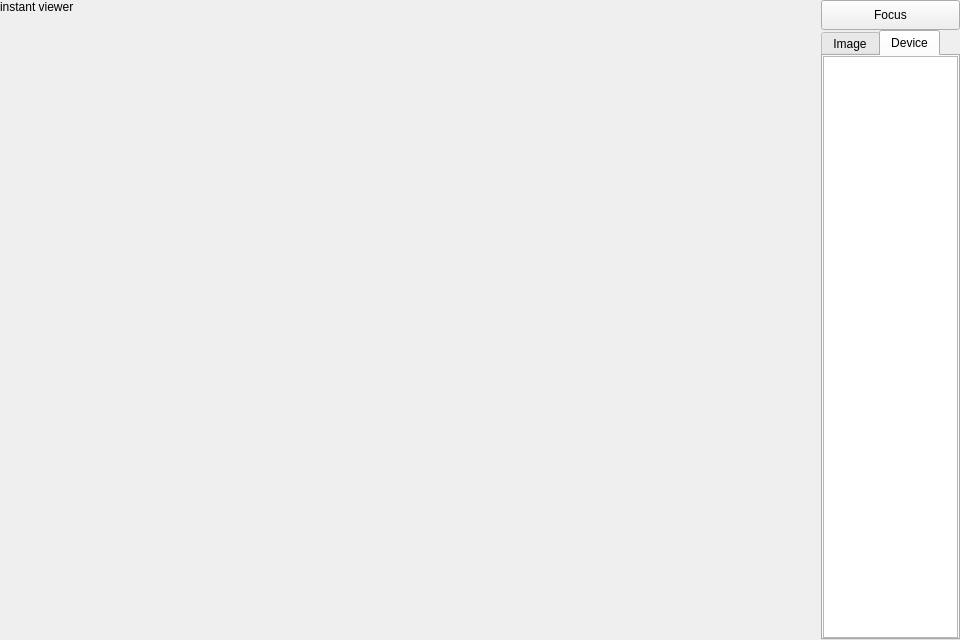
<?xml version="1.0" encoding="UTF-8"?>
<ui version="4.0">
 <class>CameraWidget</class>
 <widget class="QWidget" name="CameraWidget">
  <property name="geometry">
   <rect>
    <x>0</x>
    <y>0</y>
    <width>960</width>
    <height>640</height>
   </rect>
  </property>
  <property name="windowTitle">
   <string>Camera Viewer</string>
  </property>
  <layout class="QHBoxLayout" name="horizontalLayout" stretch="9,1">
   <property name="spacing">
    <number>0</number>
   </property>
   <property name="leftMargin">
    <number>0</number>
   </property>
   <property name="topMargin">
    <number>0</number>
   </property>
   <property name="rightMargin">
    <number>0</number>
   </property>
   <property name="bottomMargin">
    <number>0</number>
   </property>
   <item>
    <layout class="QVBoxLayout" name="view_layout">
     <property name="spacing">
      <number>0</number>
     </property>
     <item>
      <widget class="QLabel" name="camera_label">
       <property name="text">
        <string>instant viewer</string>
       </property>
      </widget>
     </item>
     <item>
      <widget class="QStackedWidget" name="stacked_widget">
       <property name="sizePolicy">
        <sizepolicy hsizetype="Preferred" vsizetype="Preferred">
         <horstretch>0</horstretch>
         <verstretch>0</verstretch>
        </sizepolicy>
       </property>
       <property name="palette">
        <palette>
         <active>
          <colorrole role="Base">
           <brush brushstyle="SolidPattern">
            <color alpha="255">
             <red>255</red>
             <green>255</green>
             <blue>255</blue>
            </color>
           </brush>
          </colorrole>
          <colorrole role="Window">
           <brush brushstyle="SolidPattern">
            <color alpha="255">
             <red>145</red>
             <green>145</green>
             <blue>145</blue>
            </color>
           </brush>
          </colorrole>
         </active>
         <inactive>
          <colorrole role="Base">
           <brush brushstyle="SolidPattern">
            <color alpha="255">
             <red>255</red>
             <green>255</green>
             <blue>255</blue>
            </color>
           </brush>
          </colorrole>
          <colorrole role="Window">
           <brush brushstyle="SolidPattern">
            <color alpha="255">
             <red>145</red>
             <green>145</green>
             <blue>145</blue>
            </color>
           </brush>
          </colorrole>
         </inactive>
         <disabled>
          <colorrole role="Base">
           <brush brushstyle="SolidPattern">
            <color alpha="255">
             <red>145</red>
             <green>145</green>
             <blue>145</blue>
            </color>
           </brush>
          </colorrole>
          <colorrole role="Window">
           <brush brushstyle="SolidPattern">
            <color alpha="255">
             <red>145</red>
             <green>145</green>
             <blue>145</blue>
            </color>
           </brush>
          </colorrole>
         </disabled>
        </palette>
       </property>
       <property name="lineWidth">
        <number>0</number>
       </property>
       <property name="currentIndex">
        <number>1</number>
       </property>
       <widget class="QWidget" name="viewfinder_page">
        <layout class="QGridLayout" name="gridLayout_5">
         <property name="leftMargin">
          <number>0</number>
         </property>
         <property name="topMargin">
          <number>0</number>
         </property>
         <property name="rightMargin">
          <number>0</number>
         </property>
         <property name="bottomMargin">
          <number>0</number>
         </property>
         <property name="spacing">
          <number>0</number>
         </property>
         <item row="0" column="0">
          <widget class="QCameraViewfinder" name="viewfinder" native="true">
           <property name="styleSheet">
            <string notr="true"/>
           </property>
          </widget>
         </item>
        </layout>
       </widget>
       <widget class="QWidget" name="preview_page">
        <layout class="QGridLayout" name="gridLayout_4">
         <property name="leftMargin">
          <number>0</number>
         </property>
         <property name="topMargin">
          <number>0</number>
         </property>
         <property name="rightMargin">
          <number>0</number>
         </property>
         <property name="bottomMargin">
          <number>0</number>
         </property>
         <property name="spacing">
          <number>0</number>
         </property>
         <item row="0" column="0">
          <widget class="QLabel" name="preview_label">
           <property name="sizePolicy">
            <sizepolicy hsizetype="Preferred" vsizetype="Preferred">
             <horstretch>0</horstretch>
             <verstretch>0</verstretch>
            </sizepolicy>
           </property>
           <property name="frameShape">
            <enum>QFrame::Box</enum>
           </property>
           <property name="lineWidth">
            <number>0</number>
           </property>
           <property name="text">
            <string/>
           </property>
           <property name="alignment">
            <set>Qt::AlignCenter</set>
           </property>
          </widget>
         </item>
        </layout>
       </widget>
      </widget>
     </item>
    </layout>
   </item>
   <item>
    <layout class="QVBoxLayout" name="ctrl_layout" stretch="1,20">
     <property name="spacing">
      <number>0</number>
     </property>
     <property name="leftMargin">
      <number>0</number>
     </property>
     <property name="topMargin">
      <number>0</number>
     </property>
     <property name="rightMargin">
      <number>0</number>
     </property>
     <property name="bottomMargin">
      <number>0</number>
     </property>
     <item>
      <widget class="QPushButton" name="lock_btn">
       <property name="sizePolicy">
        <sizepolicy hsizetype="Minimum" vsizetype="Preferred">
         <horstretch>0</horstretch>
         <verstretch>0</verstretch>
        </sizepolicy>
       </property>
       <property name="text">
        <string>Focus</string>
       </property>
      </widget>
     </item>
     <item>
      <widget class="QTabWidget" name="ctrl_tab_widget">
       <property name="currentIndex">
        <number>1</number>
       </property>
       <widget class="QWidget" name="tab_image">
        <attribute name="title">
         <string>Image</string>
        </attribute>
        <layout class="QGridLayout" name="gridLayout">
         <property name="leftMargin">
          <number>0</number>
         </property>
         <property name="topMargin">
          <number>0</number>
         </property>
         <property name="rightMargin">
          <number>0</number>
         </property>
         <property name="bottomMargin">
          <number>0</number>
         </property>
         <property name="spacing">
          <number>0</number>
         </property>
         <item row="0" column="0">
          <widget class="QPushButton" name="shot_btn">
           <property name="enabled">
            <bool>false</bool>
           </property>
           <property name="sizePolicy">
            <sizepolicy hsizetype="Minimum" vsizetype="Preferred">
             <horstretch>0</horstretch>
             <verstretch>0</verstretch>
            </sizepolicy>
           </property>
           <property name="text">
            <string>Capture Photo</string>
           </property>
           <property name="icon">
            <iconset resource="../../resources/app.qrc">
             <normaloff>:/img/shutter.svg</normaloff>:/img/shutter.svg</iconset>
           </property>
          </widget>
         </item>
         <item row="1" column="0">
          <spacer name="exposure_spacer">
           <property name="orientation">
            <enum>Qt::Vertical</enum>
           </property>
           <property name="sizeHint" stdset="0">
            <size>
             <width>20</width>
             <height>161</height>
            </size>
           </property>
          </spacer>
         </item>
         <item row="2" column="0">
          <widget class="QLabel" name="exposure_label">
           <property name="text">
            <string>Exposure Compensation:</string>
           </property>
          </widget>
         </item>
         <item row="3" column="0">
          <widget class="QSlider" name="exposure_slider">
           <property name="sizePolicy">
            <sizepolicy hsizetype="Expanding" vsizetype="Preferred">
             <horstretch>0</horstretch>
             <verstretch>0</verstretch>
            </sizepolicy>
           </property>
           <property name="minimum">
            <number>-4</number>
           </property>
           <property name="maximum">
            <number>4</number>
           </property>
           <property name="pageStep">
            <number>2</number>
           </property>
           <property name="orientation">
            <enum>Qt::Horizontal</enum>
           </property>
           <property name="tickPosition">
            <enum>QSlider::TicksAbove</enum>
           </property>
          </widget>
         </item>
        </layout>
       </widget>
       <widget class="QWidget" name="tab_device">
        <attribute name="title">
         <string>Device</string>
        </attribute>
        <layout class="QVBoxLayout" name="verticalLayout">
         <property name="spacing">
          <number>0</number>
         </property>
         <property name="leftMargin">
          <number>0</number>
         </property>
         <property name="topMargin">
          <number>0</number>
         </property>
         <property name="rightMargin">
          <number>0</number>
         </property>
         <property name="bottomMargin">
          <number>0</number>
         </property>
         <item>
          <widget class="QListWidget" name="device_list">
           <property name="sizePolicy">
            <sizepolicy hsizetype="Preferred" vsizetype="Preferred">
             <horstretch>0</horstretch>
             <verstretch>0</verstretch>
            </sizepolicy>
           </property>
           <property name="showDropIndicator" stdset="0">
            <bool>false</bool>
           </property>
           <property name="textElideMode">
            <enum>Qt::ElideNone</enum>
           </property>
           <property name="resizeMode">
            <enum>QListView::Adjust</enum>
           </property>
           <property name="wordWrap">
            <bool>true</bool>
           </property>
           <property name="selectionRectVisible">
            <bool>true</bool>
           </property>
          </widget>
         </item>
        </layout>
       </widget>
      </widget>
     </item>
    </layout>
   </item>
  </layout>
 </widget>
 <customwidgets>
  <customwidget>
   <class>QCameraViewfinder</class>
   <extends>QWidget</extends>
   <header>qcameraviewfinder.h</header>
   <container>1</container>
  </customwidget>
 </customwidgets>
 <resources>
  <include location="../../resources/app.qrc"/>
 </resources>
 <connections/>
</ui>
